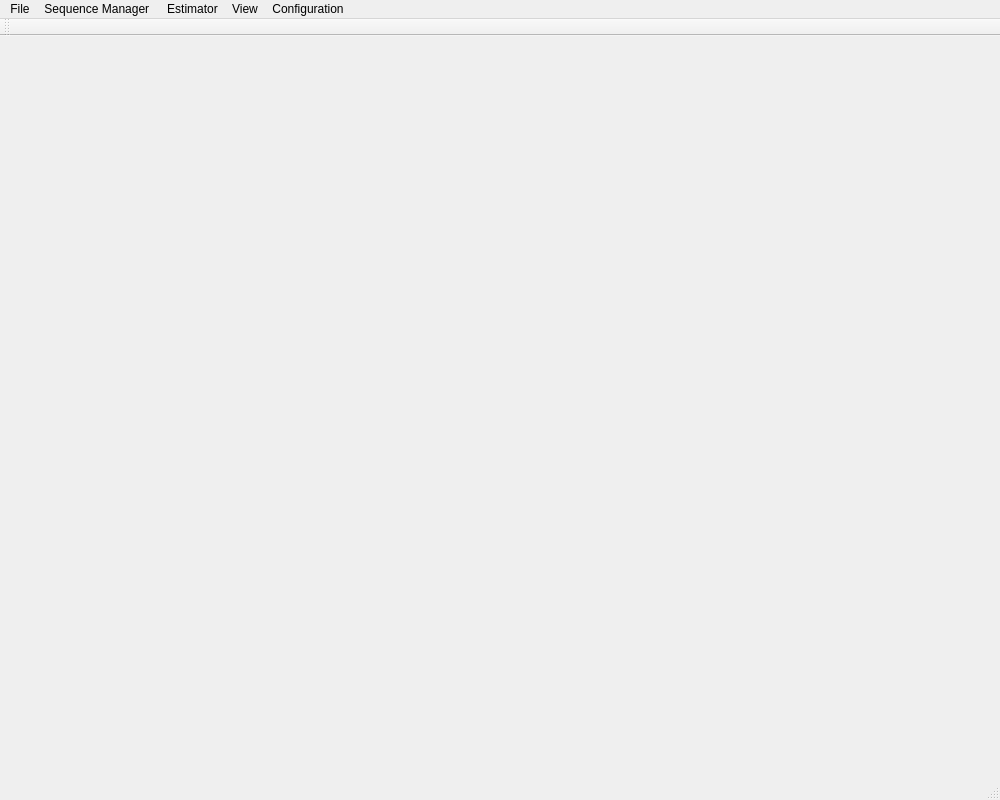
<?xml version="1.0" encoding="UTF-8"?>
<ui version="4.0">
 <class>MainWindow</class>
 <widget class="QMainWindow" name="MainWindow">
  <property name="geometry">
   <rect>
    <x>0</x>
    <y>0</y>
    <width>1000</width>
    <height>800</height>
   </rect>
  </property>
  <property name="sizePolicy">
   <sizepolicy hsizetype="Minimum" vsizetype="Minimum">
    <horstretch>0</horstretch>
    <verstretch>0</verstretch>
   </sizepolicy>
  </property>
  <property name="windowTitle">
   <string>MainWindow</string>
  </property>
  <widget class="QWidget" name="centralWidget"/>
  <widget class="QMenuBar" name="menuBar">
   <property name="geometry">
    <rect>
     <x>0</x>
     <y>0</y>
     <width>1000</width>
     <height>32</height>
    </rect>
   </property>
   <widget class="QMenu" name="menuFile">
    <property name="title">
     <string>File</string>
    </property>
    <addaction name="openFileA"/>
    <addaction name="openFileB"/>
    <addaction name="exitApp"/>
   </widget>
   <widget class="QMenu" name="menuSequence">
    <property name="title">
     <string>Sequence Manager </string>
    </property>
    <addaction name="modifySequence"/>
   </widget>
   <widget class="QMenu" name="menuEstimate">
    <property name="title">
     <string>Estimator</string>
    </property>
    <addaction name="estimateSequenceAtoB"/>
    <addaction name="estimateSequenceBtoA"/>
    <addaction name="estimateSequenceAtoB_RANSAC"/>
    <addaction name="estimateSequenceBtoA_RANSAC"/>
   </widget>
   <widget class="QMenu" name="menuView">
    <property name="title">
     <string>View</string>
    </property>
    <addaction name="setDots"/>
    <addaction name="setLines"/>
    <addaction name="setViewJustEstimated"/>
   </widget>
   <widget class="QMenu" name="menuConf">
    <property name="title">
     <string>Configuration</string>
    </property>
    <addaction name="setConfParameters"/>
   </widget>
   <addaction name="menuFile"/>
   <addaction name="menuSequence"/>
   <addaction name="menuEstimate"/>
   <addaction name="menuView"/>
   <addaction name="menuConf"/>
  </widget>
  <widget class="QToolBar" name="mainToolBar">
   <attribute name="toolBarArea">
    <enum>TopToolBarArea</enum>
   </attribute>
   <attribute name="toolBarBreak">
    <bool>false</bool>
   </attribute>
  </widget>
  <widget class="QStatusBar" name="statusBar"/>
  <action name="openFileA">
   <property name="text">
    <string>Open dataset A</string>
   </property>
  </action>
  <action name="openFileB">
   <property name="text">
    <string>Open dataset B</string>
   </property>
  </action>
  <action name="exitApp">
   <property name="text">
    <string>Exit</string>
   </property>
  </action>
  <action name="modifySequence">
   <property name="text">
    <string>Modify Sequence</string>
   </property>
  </action>
  <action name="estimateSequenceAtoB">
   <property name="text">
    <string>Estimate sequence A to B</string>
   </property>
  </action>
  <action name="estimateSequenceBtoA">
   <property name="text">
    <string>Estimate sequence B to A</string>
   </property>
  </action>
  <action name="estimateSequenceAtoB_RANSAC">
   <property name="text">
    <string>Estimate sequence A to B with RANSAC</string>
   </property>
  </action>
  <action name="estimateSequenceBtoA_RANSAC">
   <property name="text">
    <string>Estimate sequence B to A with RANSAC</string>
   </property>
  </action>
  <action name="setDots">
   <property name="text">
    <string>3d dots</string>
   </property>
  </action>
  <action name="setLines">
   <property name="text">
    <string>3d lines</string>
   </property>
  </action>
  <action name="setViewJustEstimated">
   <property name="text">
    <string>show only estimated data</string>
   </property>
  </action>
  <action name="setConfParameters">
   <property name="text">
    <string>modify Parameters</string>
   </property>
  </action>
 </widget>
 <layoutdefault spacing="6" margin="11"/>
 <resources/>
 <connections/>
</ui>
